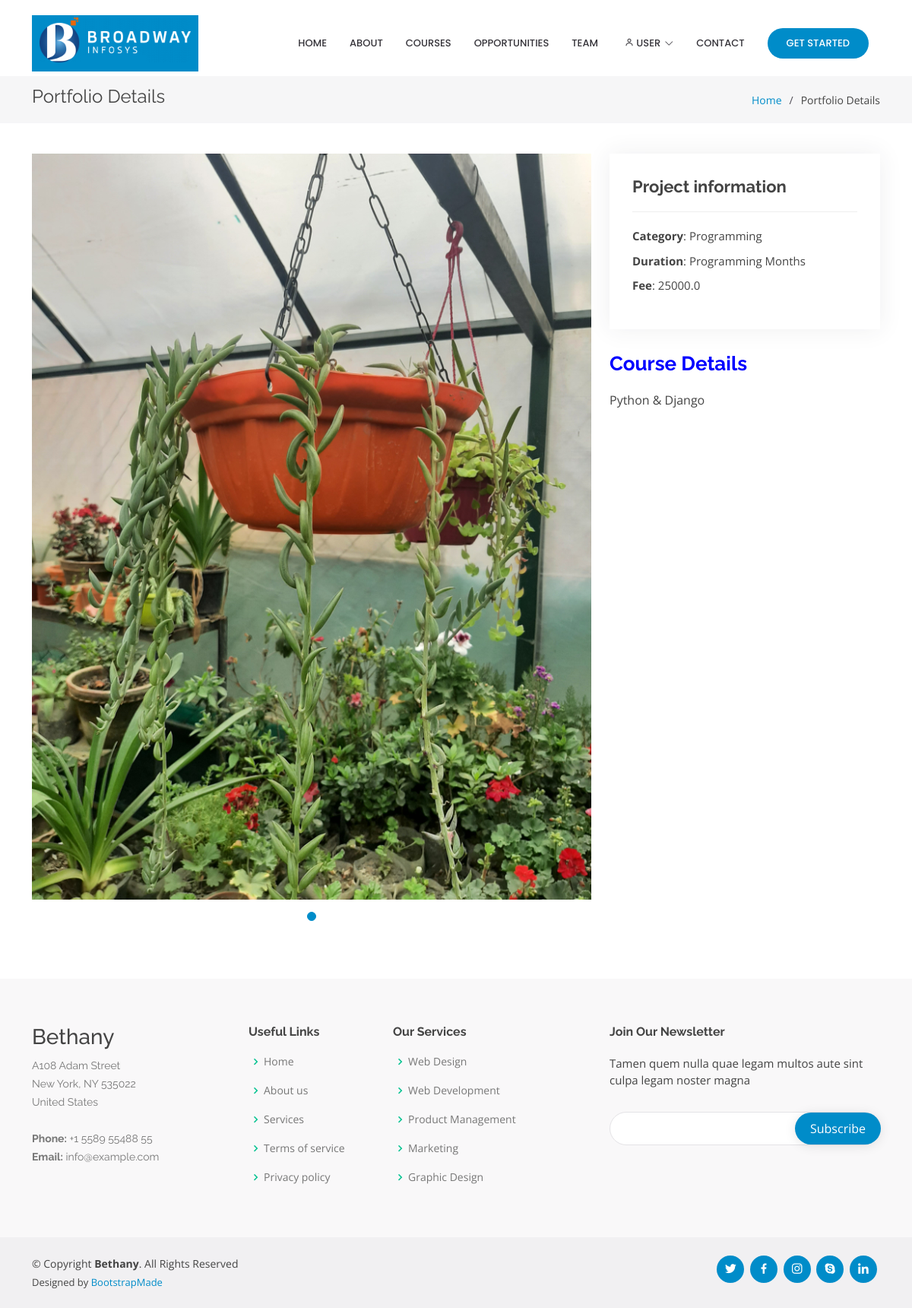
The app's page /courses/single/2 with its own data.
### courses/models.py (models this page shows, shortened)
class Course(models.Model):
    name = models.CharField(max_length=255)
    type = models.ForeignKey(Type, on_delete=models.CASCADE, null=True, blank=True)
    duration = models.IntegerField()
    details = models.TextField()
    fee = models.FloatField()
    image = models.ImageField(upload_to='courses', null=True, blank=True)

class Type(models.Model):
    title = models.CharField(max_length=100)
    content = models.CharField(max_length=256)
    is_active = models.BooleanField(default=True)
    def __str__(self):
        return self.title

### courses/views.py (the view)
# urls.py: path('single/<id>', views.show_single_course, name='single_course'),
def show_single_course(request, id):
    course = Course.objects.get(id=id)
    return render(request, 'single_course.html', {'course': course, 'MEDIA_URL': MEDIA_URL})

### templates/single_course.html
{% extends 'base.html' %}
{% load static %}
{% block content %}
    <main id="main">
        <section id="breadcrumbs" class="breadcrumbs">
            <div class="container">
                <div class="d-flex justify-content-between align-items-center">
                    <h2>Portfolio Details</h2>
                    <ol>
                        <li><a href="index.html">Home</a></li>
                        <li>Portfolio Details</li>
                    </ol>
                </div>
            </div>
        </section>
        <section id="portfolio-details" class="portfolio-details">
            <div class="container">
                <div class="row gy-4">
                    <div class="col-lg-8">
                        <div class="portfolio-details-slider swiper-container">
                            <div class="swiper-wrapper align-items-center">
                                <div class="swiper-slide">
                                    <img src="{{ MEDIA_URL }}{{ course.image }}" alt="">
                                </div>
                            </div>
                            <div class="swiper-pagination"></div>
                        </div>
                    </div>
                    <div class="col-lg-4">
                        <div class="portfolio-info">
                            <h3>Project information</h3>
                            <ul>
                                <li><strong>Category</strong>: {{ course.type }}</li>
                                <li><strong>Duration</strong>: {{ course.type }} Months</li>
                                <li><strong>Fee</strong>: {{ course.fee }}</li>
                            </ul>
                        </div>
                        <div class="portfolio-description">
                            <h2>Course Details</h2>
                            <p>
                                {{ course.details|slice:"0:15" }}
                            </p>
                        </div>
                    </div>
                </div>
            </div>
        </section>
    </main>
{% endblock %}

### static/assets/css/style.css (style rules this page uses)
body { font-family: "Open Sans", sans-serif; color: #444444; }
a { color: #008cc9; text-decoration: none; }
h1, h2, h3, h4, h5, h6 { font-family: "Raleway", sans-serif; }
section { padding: 60px 0; overflow: hidden; }
.portfolio-details { padding-top: 40px; }
.portfolio-details .portfolio-details-slider img { width: 100%; }
.portfolio-details .portfolio-details-slider .swiper-pagination { margin-top: 20px; position: relative; }
.portfolio-details .portfolio-info { padding: 30px; box-shadow: 0px 0 30px rgba(54, 52, 58, 0.08); }
.portfolio-details .portfolio-info h3 { font-size: 22px; font-weight: 700; margin-bottom: 20px; padding-bottom: 20px; border-bottom: 1px solid #eee; }
.portfolio-details .portfolio-info ul { list-style: none; padding: 0; font-size: 15px; }
.portfolio-details .portfolio-info ul li + li { margin-top: 10px; }
.portfolio-details .portfolio-description { padding-top: 30px; }
.portfolio-details .portfolio-description h2 { font-size: 26px; font-weight: 700; margin-bottom: 20px; color: blue; }
.portfolio-details .portfolio-description p { padding: 0; }
.breadcrumbs { padding: 15px 0; background: #f6f6f7; margin-top: 100px; }
.breadcrumbs h2 { font-size: 24px; line-height: 1; font-weight: 400; }
.breadcrumbs ol { display: flex; flex-wrap: wrap; list-style: none; padding: 0; margin: 0; font-size: 14px; }
.breadcrumbs ol li + li { padding-left: 10px; }
.breadcrumbs ol li + li::before { display: inline-block; padding-right: 10px; color: #4f4c55; content: "/"; }

### records on screen
Course: image (picture), type "Programming", fee "25000.0", details "Python & Django"
